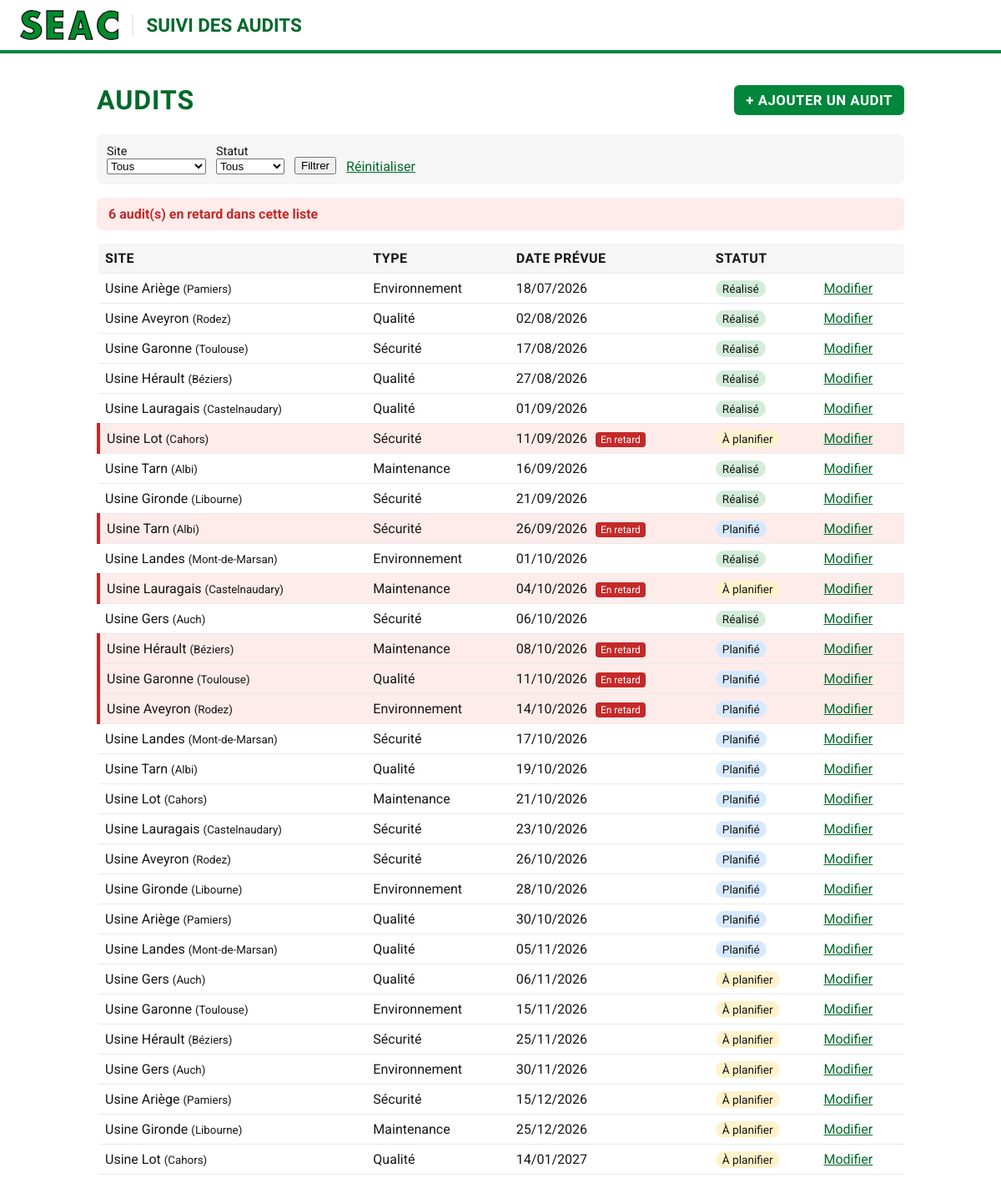
The page / on the database its author committed.
### tables this page shows
CREATE TABLE audits (
    id          INT AUTO_INCREMENT PRIMARY KEY,
    site_id     INT NOT NULL,
    date_prevue DATE NOT NULL,
    statut      ENUM('a_planifier', 'planifie', 'realise') NOT NULL DEFAULT 'a_planifier',
    type_audit  VARCHAR(100) NOT NULL DEFAULT '',
    commentaire TEXT,
    FOREIGN KEY (site_id) REFERENCES sites(id)
);

CREATE TABLE sites (
    id    INT AUTO_INCREMENT PRIMARY KEY,
    nom   VARCHAR(100) NOT NULL,
    ville VARCHAR(100) NOT NULL
);

### app/helpers.php (called while the page is built, shortened)
<?php
function db(): PDO
{
    static $pdo = null;
    if ($pdo === null) {
        $c = require __DIR__ . '/../config/config.php';
        $pdo = new PDO(
            "mysql:host={$c['host']};dbname={$c['dbname']};charset=utf8mb4",
            $c['user'],
            $c['pass'],
            [
                PDO::ATTR_ERRMODE => PDO::ERRMODE_EXCEPTION,
                PDO::ATTR_DEFAULT_FETCH_MODE => PDO::FETCH_ASSOC,
            ]
        );
    }
    return $pdo;
}
function e($valeur): string
{
    return htmlspecialchars((string) $valeur, ENT_QUOTES, 'UTF-8');
}
function render(string $vue, array $variables = []): void
{
    extract($variables);
    require __DIR__ . "/views/$vue.php";
    $contenu = ob_get_clean();
    require __DIR__ . '/views/layout.php';
}

### app/controllers/AuditController.php (called while the page is built, shortened)
<?php
class AuditController
{
    public function liste(): void
    {
        $siteId = filter_input(INPUT_GET, 'site', FILTER_VALIDATE_INT) ?: null;
        $statut = $_GET['statut'] ?? '';
        if (!isset(Audit::STATUTS[$statut])) {
            $statut = null;
        }
        $aujourdhui = date('Y-m-d');
        $audits = Audit::lister($siteId, $statut);
        $nbRetard = 0;
        foreach ($audits as &$audit) {
            $audit['en_retard'] = Audit::estEnRetard($audit, $aujourdhui);
            $nbRetard += $audit['en_retard'] ? 1 : 0;
        }
        render('audits/liste', [
            'audits'   => $audits,
            'sites'    => Site::tous(),
            'siteId'   => $siteId,
            'statut'   => $statut,
            'nbRetard' => $nbRetard,
        ]);
    }
}

### app/models/Audit.php (called while the page is built, shortened)
<?php
class Audit
{
    public static function lister(?int $siteId, ?string $statut): array
    {
        $sql = 'SELECT a.*, s.nom AS site_nom, s.ville AS site_ville
                FROM audits a JOIN sites s ON s.id = a.site_id
                WHERE 1 = 1';
        $params = [];
        $sql .= ' ORDER BY a.date_prevue';
        $stmt = db()->prepare($sql);
        $stmt->execute($params);
        return $stmt->fetchAll();
    }
    public static function estEnRetard(array $audit, string $aujourdhui): bool
    {
        return $audit['statut'] !== 'realise' && $audit['date_prevue'] < $aujourdhui;
    }
}

### app/views/audits/liste.php (the view, shortened to what this page needs)
<div class="entete">
    <h1>Audits</h1>
    <a class="bouton" href="index.php?action=formulaire">+ Ajouter un audit</a>
</div>
<form method="get" class="filtres">
    <label>Site
        <select name="site">
            <option value="">Tous</option>
        </select>
    </label>
    <label>Statut
        <select name="statut">
            <option value="">Tous</option>
        </select>
    </label>
    <button type="submit">Filtrer</button>
    <a href="index.php">Réinitialiser</a>
</form>
<?php if ($nbRetard > 0): ?>
    <p class="alerte"><?= $nbRetard ?> audit(s) en retard dans cette liste</p>
<?php endif; ?>
<table>
    <thead>
        <tr><th>Site</th><th>Type</th><th>Date prévue</th><th>Statut</th><th></th></tr>
    </thead>
    <tbody>
        <?php foreach ($audits as $a): ?>
            <tr class="<?= $a['en_retard'] ? 'retard' : '' ?>">
                <td><?= e($a['site_nom']) ?> <small>(<?= e($a['site_ville']) ?>)</small></td>
                <td><?= e($a['type_audit']) ?></td>
                <td>
                    <?= e(date('d/m/Y', strtotime($a['date_prevue']))) ?>
                    <?php if ($a['en_retard']): ?><span class="badge-retard">En retard</span><?php endif; ?>
                </td>
                <td><span class="statut statut-<?= e($a['statut']) ?>"><?= e(Audit::STATUTS[$a['statut']]) ?></span></td>
                <td><a href="index.php?action=formulaire&amp;id=<?= e($a['id']) ?>">Modifier</a></td>
            </tr>
        <?php endforeach; ?>
    </tbody>
</table>

### public/index.php (shortened to what this page needs)
<?php
require __DIR__ . '/../app/helpers.php';
require __DIR__ . '/../app/models/Audit.php';
require __DIR__ . '/../app/controllers/AuditController.php';
$controleur = new AuditController();
$action = $_GET['action'] ?? 'liste';
try {
    switch ($action) {
        case 'liste':
            $controleur->liste();
            break;
    }
} catch (PDOException $ex) {
    http_response_code(500);
    error_log($ex->getMessage());
    echo 'Erreur de base de données. Vérifiez config/config.php et que la base seac_audits est importée.';
}

### app/views/layout.php (shortened to what this page needs)
<!doctype html>
<html lang="fr">
<head>
    <link rel="stylesheet" href="style.css">
</head>
<body>
    <header>
        <a href="index.php" class="titre">
            <img src="img/logo-seac.svg" alt="SEAC" height="36">
            <span>Suivi des audits</span>
        </a>
    </header>
    <main>
        <?= $contenu ?>
    </main>
</body>
</html>

### public/style.css (style rules this page uses)
:root { --vert: #01863b; --vert-fonce: #00692a; --rouge: #c62828; --gris: #f6f6f6; --bord: #e9eaeb; --texte: #161615; }
* { box-sizing: border-box; }
body { margin: 0; font-family: Roboto, system-ui, sans-serif; color: var(--texte); background: #fff; }
h1, th, .bouton { font-family: 'Barlow Condensed', sans-serif; text-transform: uppercase; letter-spacing: .03em; }
h1 { color: var(--vert-fonce); }
header { background: #fff; padding: 12px 24px; border-bottom: 4px solid var(--vert); }
header .titre { display: flex; align-items: center; flex-wrap: wrap; gap: 16px; text-decoration: none; }
header .titre span { font-family: 'Barlow Condensed', sans-serif; font-weight: 600; font-size: 1.4rem; color: var(--vert-fonce); text-transform: uppercase; border-left: 2px solid var(--bord); padding-left: 16px; }
a { color: var(--vert-fonce); }
main { max-width: 1000px; margin: 0 auto; padding: 16px; }
.entete { display: flex; justify-content: space-between; align-items: center; flex-wrap: wrap; gap: 8px; }
.bouton { background: var(--vert); color: #fff; border: none; padding: 8px 14px; border-radius: 6px; text-decoration: none; cursor: pointer; font-size: 1.05rem; font-weight: 600; }
.filtres { display: flex; gap: 12px; align-items: end; flex-wrap: wrap; background: var(--gris); padding: 12px; border-radius: 8px; }
.filtres label { display: flex; flex-direction: column; font-size: .9rem; }
.alerte { background: #fdecea; color: var(--rouge); padding: 10px 14px; border-radius: 6px; font-weight: bold; }
table { width: 100%; border-collapse: collapse; margin-top: 12px; }
th, td { padding: 8px; border-bottom: 1px solid var(--bord); text-align: left; }
th { background: var(--gris); }
tr.retard td { background: #fdecea; }
tr.retard td:first-child { border-left: 4px solid var(--rouge); }
.badge-retard { background: var(--rouge); color: #fff; font-size: .75rem; padding: 2px 6px; border-radius: 4px; margin-left: 6px; }
.statut { padding: 2px 8px; border-radius: 10px; font-size: .85rem; }
.statut-a_planifier { background: #fff3cd; }
.statut-planifie { background: #d6e9ff; }
.statut-realise { background: #d4edda; }

### rows shown on the page
audits: site.nom "Usine Ariège", site.ville "Pamiers", type_audit "Environnement", date_prevue "18/07/2026", statut "Réalisé"
audits: site.nom "Usine Aveyron", site.ville "Rodez", type_audit "Qualité", date_prevue "02/08/2026", statut "Réalisé"
audits: site.nom "Usine Garonne", site.ville "Toulouse", type_audit "Sécurité", date_prevue "17/08/2026", statut "Réalisé"
audits: site.nom "Usine Hérault", site.ville "Béziers", type_audit "Qualité", date_prevue "27/08/2026", statut "Réalisé"
audits: site.nom "Usine Lauragais", site.ville "Castelnaudary", type_audit "Qualité", date_prevue "01/09/2026", statut "Réalisé"
audits: site.nom "Usine Lot", site.ville "Cahors", type_audit "Sécurité", date_prevue "11/09/2026", shows "En retard", statut "À planifier"
audits: site.nom "Usine Tarn", site.ville "Albi", type_audit "Maintenance", date_prevue "16/09/2026", statut "Réalisé"
audits: site.nom "Usine Gironde", site.ville "Libourne", type_audit "Sécurité", date_prevue "21/09/2026", statut "Réalisé"
audits: site.nom "Usine Tarn", site.ville "Albi", type_audit "Sécurité", date_prevue "26/09/2026", shows "En retard", statut "Planifié"
audits: site.nom "Usine Landes", site.ville "Mont-de-Marsan", type_audit "Environnement", date_prevue "01/10/2026", statut "Réalisé"
audits: site.nom "Usine Lauragais", site.ville "Castelnaudary", type_audit "Maintenance", date_prevue "04/10/2026", shows "En retard", statut "À planifier"
audits: site.nom "Usine Gers", site.ville "Auch", type_audit "Sécurité", date_prevue "06/10/2026", statut "Réalisé"
audits: site.nom "Usine Hérault", site.ville "Béziers", type_audit "Maintenance", date_prevue "08/10/2026", shows "En retard", statut "Planifié"
audits: site.nom "Usine Garonne", site.ville "Toulouse", type_audit "Qualité", date_prevue "11/10/2026", shows "En retard", statut "Planifié"
audits: site.nom "Usine Aveyron", site.ville "Rodez", type_audit "Environnement", date_prevue "14/10/2026", shows "En retard", statut "Planifié"
audits: site.nom "Usine Landes", site.ville "Mont-de-Marsan", type_audit "Sécurité", date_prevue "17/10/2026", statut "Planifié"
audits: site.nom "Usine Tarn", site.ville "Albi", type_audit "Qualité", date_prevue "19/10/2026", statut "Planifié"
audits: site.nom "Usine Lot", site.ville "Cahors", type_audit "Maintenance", date_prevue "21/10/2026", statut "Planifié"
audits: site.nom "Usine Lauragais", site.ville "Castelnaudary", type_audit "Sécurité", date_prevue "23/10/2026", statut "Planifié"
audits: site.nom "Usine Aveyron", site.ville "Rodez", type_audit "Sécurité", date_prevue "26/10/2026", statut "Planifié"
audits: site.nom "Usine Gironde", site.ville "Libourne", type_audit "Environnement", date_prevue "28/10/2026", statut "Planifié"
audits: site.nom "Usine Ariège", site.ville "Pamiers", type_audit "Qualité", date_prevue "30/10/2026", statut "Planifié"
audits: site.nom "Usine Landes", site.ville "Mont-de-Marsan", type_audit "Qualité", date_prevue "05/11/2026", statut "Planifié"
audits: site.nom "Usine Gers", site.ville "Auch", type_audit "Qualité", date_prevue "06/11/2026", statut "À planifier"
audits: site.nom "Usine Garonne", site.ville "Toulouse", type_audit "Environnement", date_prevue "15/11/2026", statut "À planifier"
audits: site.nom "Usine Hérault", site.ville "Béziers", type_audit "Sécurité", date_prevue "25/11/2026", statut "À planifier"
audits: site.nom "Usine Gers", site.ville "Auch", type_audit "Environnement", date_prevue "30/11/2026", statut "À planifier"
audits: site.nom "Usine Ariège", site.ville "Pamiers", type_audit "Sécurité", date_prevue "15/12/2026", statut "À planifier"
audits: site.nom "Usine Gironde", site.ville "Libourne", type_audit "Maintenance", date_prevue "25/12/2026", statut "À planifier"
audits: site.nom "Usine Lot", site.ville "Cahors", type_audit "Qualité", date_prevue "14/01/2027", statut "À planifier"

### other values the page prints
$nbRetard "6"
